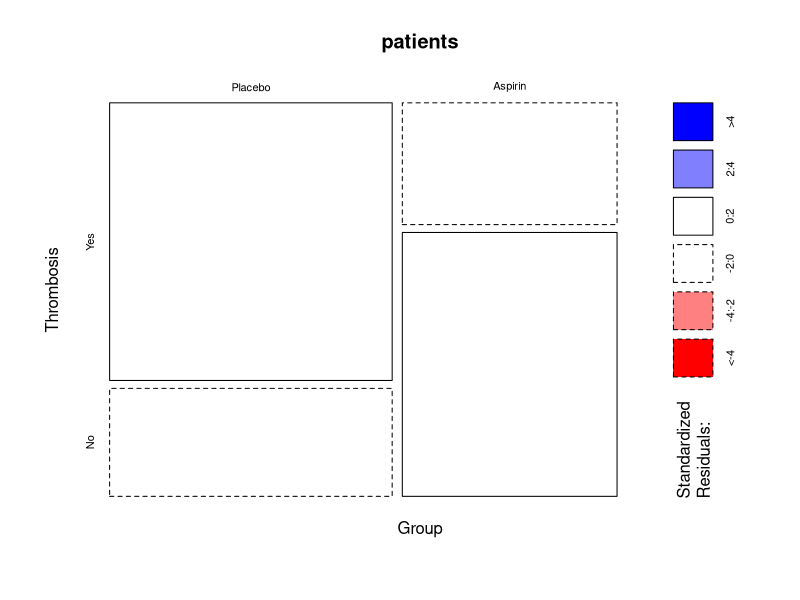
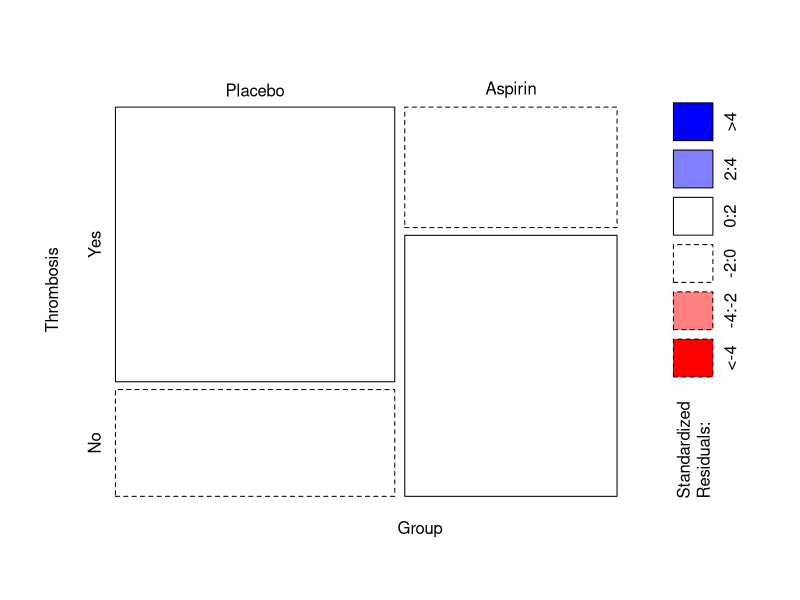

Generate these figures, in order, with R:
male <- c(20, 11, 7)
female <- c(15, 12, 9)
names <- c("stop", "slow", "ignore")
df <- data.frame(male, female, row.names =names)
chisq.test(df, correct = FALSE)

# or without df
drivers <- rbind(male, female)



#?????????????????????? ??????????????
patients <- rbind(c(18, 7), c(6, 13))
#???????????????? ???????????? ?? ??????????????
colnames(patients) <- c("Yes", "No")
rownames(patients) <- c("Placebo", "Aspirin")
#?????? ????????????, ?????????????? ?????? ??????????
mosaicplot(patients, color=T, shade=T, ylab="Thrombosis", xlab="Group")
#?? ?????? ?????? ?????????? ?? ???????????????? ?????????????????????????? ??????????????, ?????????????? ???? ????????????
mosaicplot(patients, color=T, shade=T, ylab="Thrombosis", xlab="Group", cex.axis=1, main="")